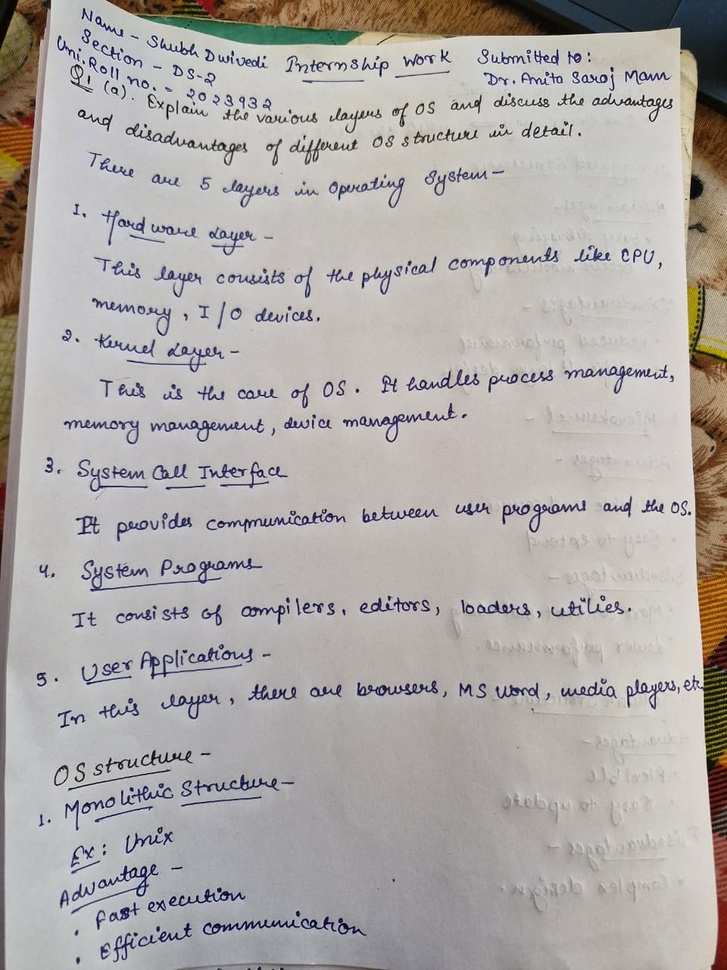
#> input picture Track1/intern_a_document_vision/output/page_images/WhatsApp Image 2026-06-12 at 14.19.42.jpeg, 727 x 970 px, shrunk from 960 x 1280 before the run
$ python test_clean.py
#> lines starting #> are read from the running program, lines starting #| are printed output that depends on the picture
#> in clean_image, img is the input picture: shape (970, 727, 3); mean B, G, R 167.8, 170, 174.5
import cv2
import numpy as np
from skimage.filters import threshold_sauvola

def remove_shadow(image):
    rgb_planes = cv2.split(image)
    result_planes = []
    for plane in rgb_planes:
        dilated_img = cv2.dilate(plane, np.ones((7,7), np.uint8))
        bg_img = cv2.medianBlur(dilated_img, 21)
        diff_img = 255 - cv2.absdiff(plane, bg_img)
        result_planes.append(diff_img)
#> this loop made 3 passes
#> pass 1, in remove_shadow, `dilated_img = cv2.dilate(plane, np.ones((7,7), np.uint8))`:
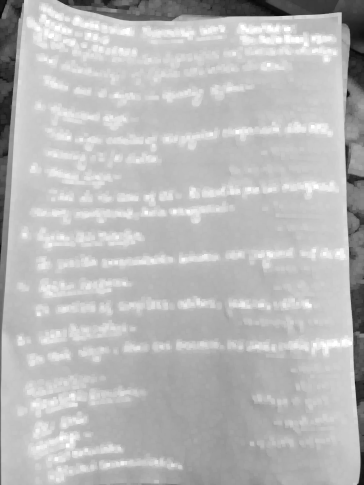
#> dilated_img: shape (970, 727) (shown at 1/2 size); min 7, max 255, mean 185.9
#> pass 1, in remove_shadow, `diff_img = 255 - cv2.absdiff(plane, bg_img)`:
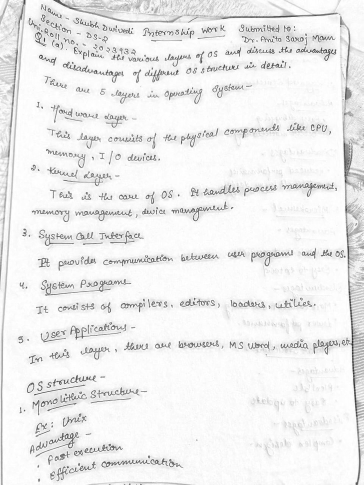
#> diff_img: shape (970, 727) (shown at 1/2 size); min 30, max 255, mean 237.7
#> pass 2, in remove_shadow, `dilated_img = cv2.dilate(plane, np.ones((7,7), np.uint8))`:
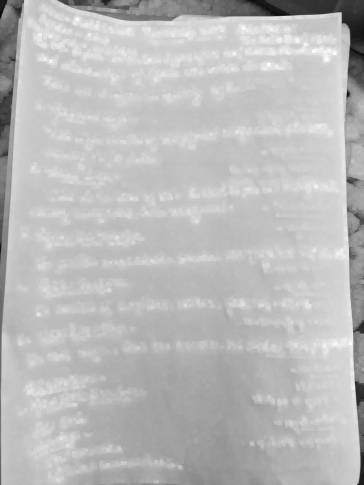
#> dilated_img: shape (970, 727) (shown at 1/2 size); min 9, max 253, mean 187.1
#> after the loop:
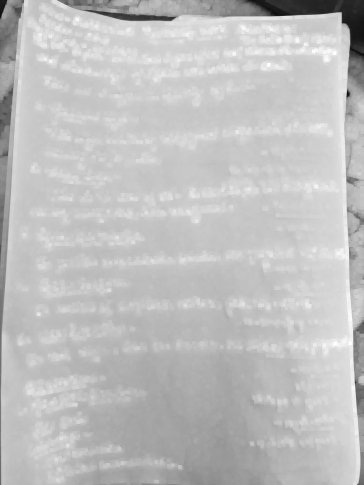
#> dilated_img: shape (970, 727) (shown at 1/2 size); min 13, max 255, mean 191.5
#> after the loop, result_planes = 3 items
    result = cv2.merge(result_planes)
    return result

def clean_image(image_path):
    img = cv2.imread(image_path)
    if img is None:
        print("Could not read image")
        return None
    print("Image read successfully")
    shadow_removed = remove_shadow(img)
    print("Shadow removed")
    gray = cv2.cvtColor(shadow_removed, cv2.COLOR_BGR2GRAY)
    denoised = cv2.fastNlMeansDenoising(gray, None, 10, 7, 21)
    window_size = 25
    sauvola_thresh = threshold_sauvola(denoised, window_size=window_size)
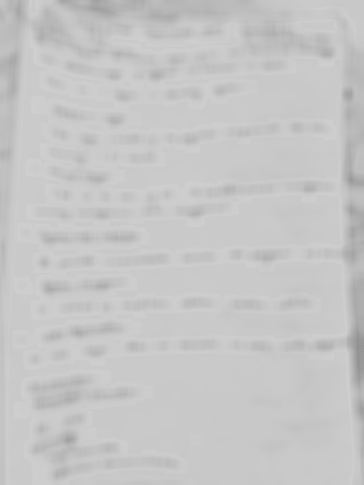
#> sauvola_thresh: shape (970, 727) float64 (shown at 1/2 size); min 144.2, max 208.5, mean 198.2
    binary = denoised > sauvola_thresh
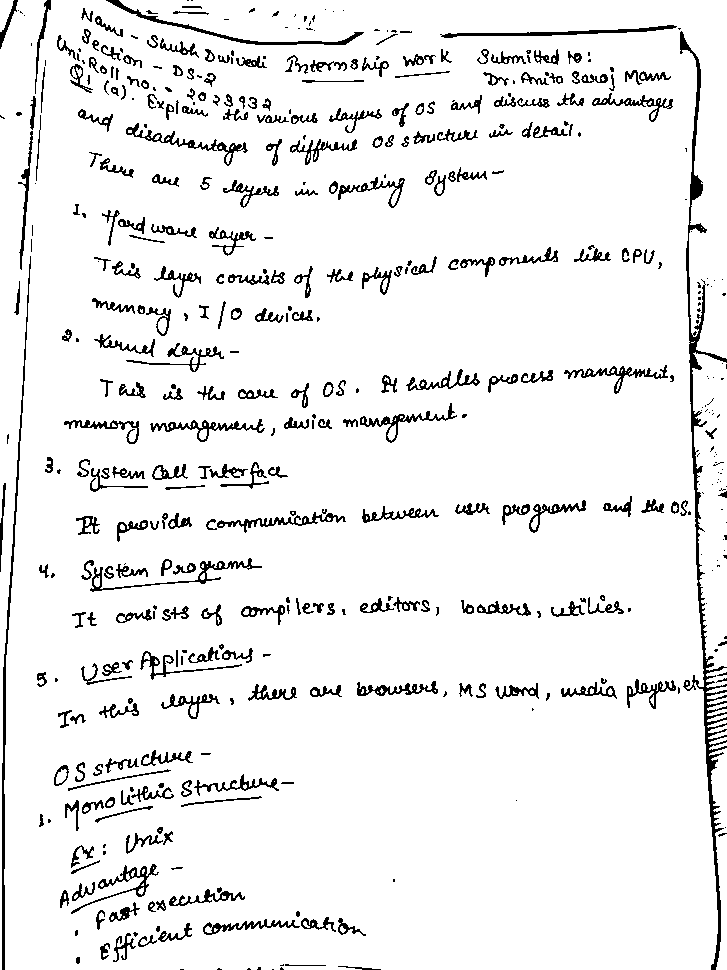
#> binary: shape (970, 727) bool; 93% white; black in thin lines or dots
    binary = (binary * 255).astype(np.uint8)
#> binary: shape (970, 727); 93% white; black in thin lines or dots
    return binary

test_img = "output/page_images/WhatsApp Image 2026-06-12 at 14.19.42.jpeg"
cleaned = clean_image(test_img)
if cleaned is not None:
    cv2.imwrite("test_cleaned.jpg", cleaned)
    print("Saved test_cleaned.jpg")

$ run again, with Track1/intern_a_document_vision/output/page_images/WhatsApp Image 2026-06-12 at 14.19.43.jpeg copied over Track1/intern_a_document_vision/output/page_images/WhatsApp Image 2026-06-12 at 14.19.42.jpeg
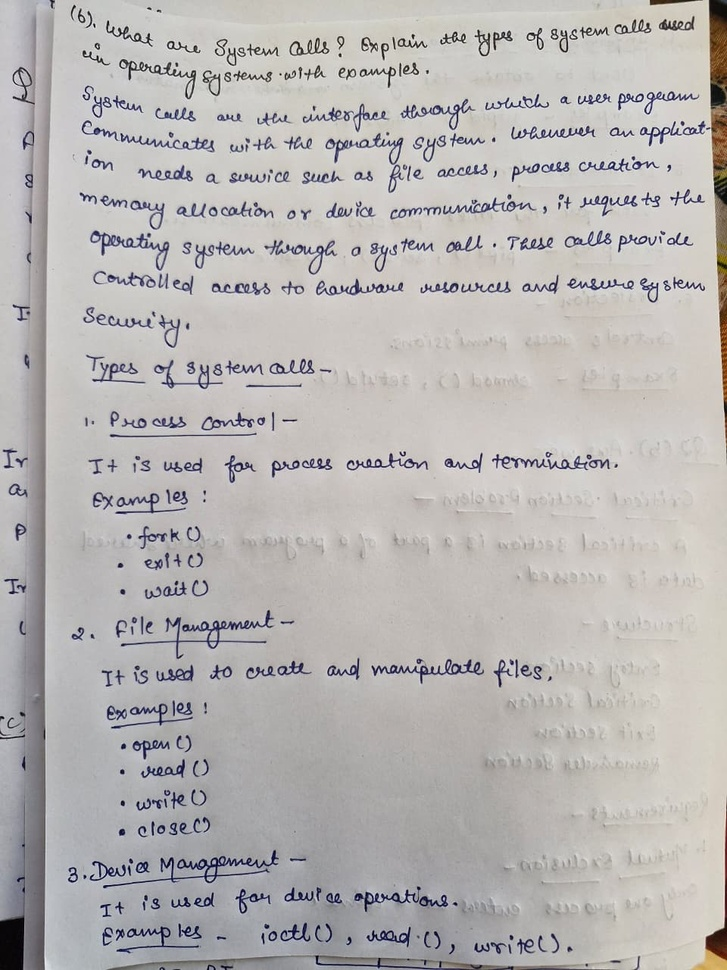
#> input picture Track1/intern_a_document_vision/output/page_images/WhatsApp Image 2026-06-12 at 14.19.43.jpeg, 727 x 970 px, shrunk from 960 x 1280 before the run
#> in clean_image, img is the input picture: shape (970, 727, 3); mean B, G, R 180, 181.2, 184.1
#> the loop in remove_shadow, `for plane in rgb_planes:` made 3 passes
#> after the loop in remove_shadow, `for plane in rgb_planes:`:
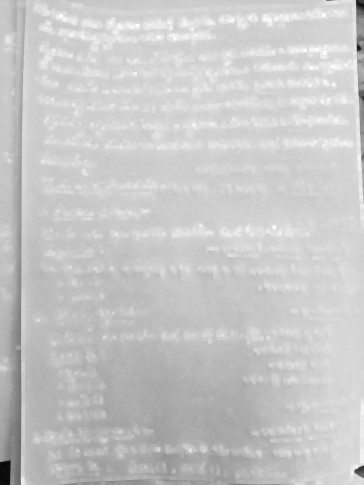
#> dilated_img: shape (970, 727) (shown at 1/2 size); min 9, max 255, mean 199.4
#> after the loop in remove_shadow, `for plane in rgb_planes:`: result_planes = 3 items
#> in clean_image, `binary = denoised > sauvola_thresh`:
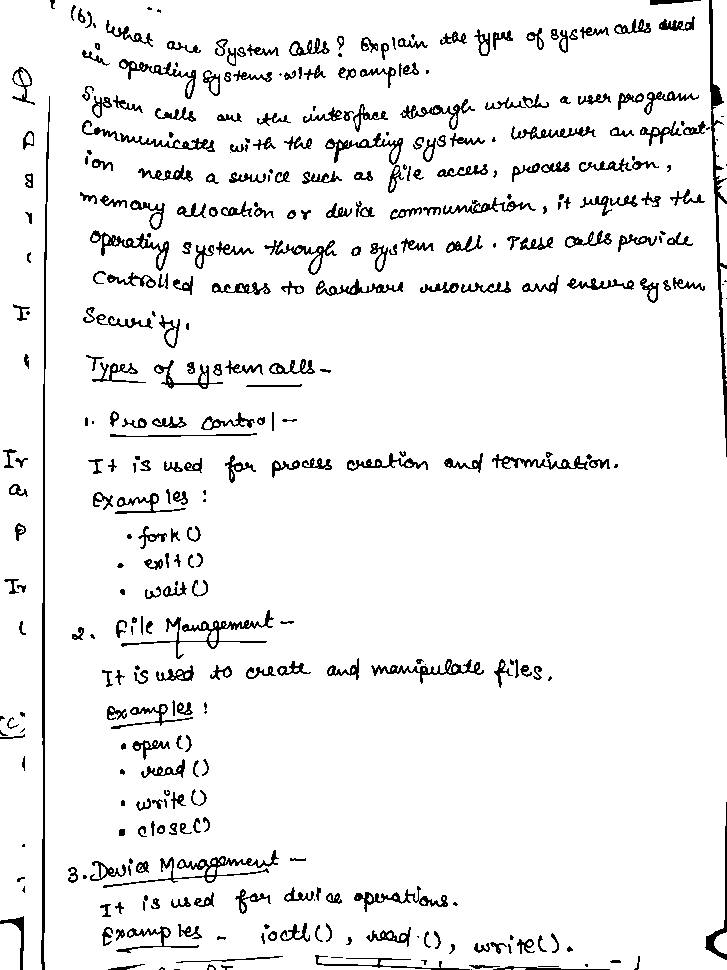
#> binary: shape (970, 727) bool; 93.5% white; black in thin lines or dots

$ run again, with Track1/intern_a_document_vision/output/page_images/WhatsApp Image 2026-06-12 at 14.19.44.jpeg copied over Track1/intern_a_document_vision/output/page_images/WhatsApp Image 2026-06-12 at 14.19.42.jpeg
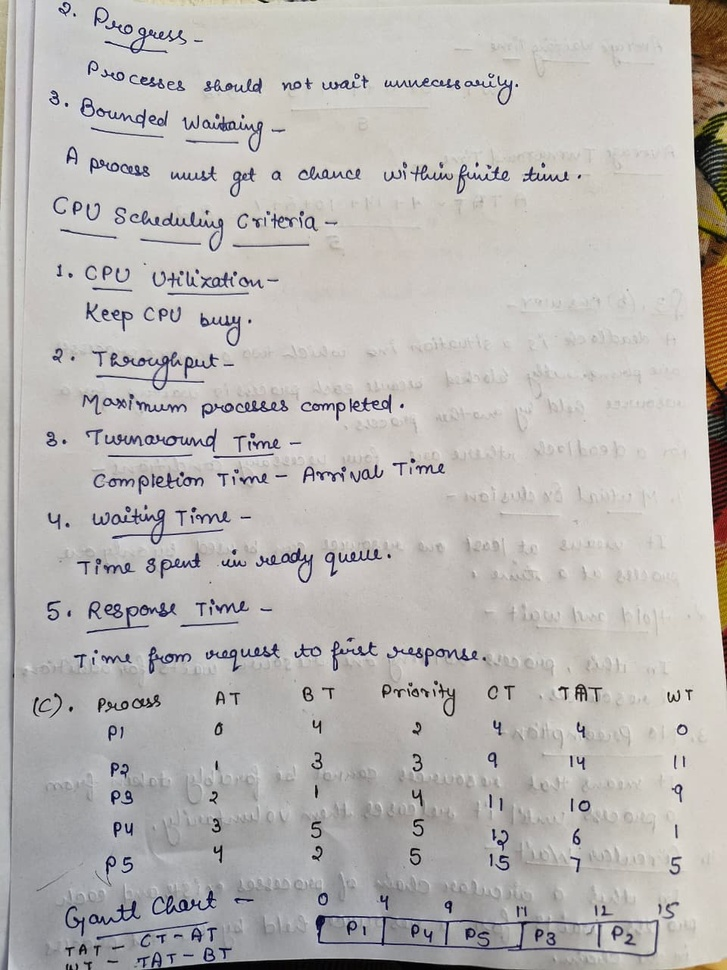
#> input picture Track1/intern_a_document_vision/output/page_images/WhatsApp Image 2026-06-12 at 14.19.44.jpeg, 727 x 970 px, shrunk from 960 x 1280 before the run
#> in clean_image, img is the input picture: shape (970, 727, 3); mean B, G, R 179.9, 182.5, 185.7
#> the loop in remove_shadow, `for plane in rgb_planes:` made 3 passes
#> after the loop in remove_shadow, `for plane in rgb_planes:`: result_planes = 3 items
#> in clean_image, `sauvola_thresh = threshold_sauvola(denoised, window_size=window_size)`:
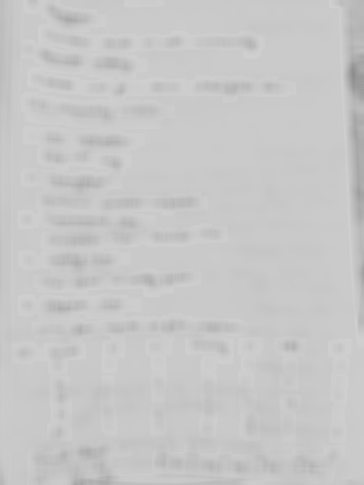
#> sauvola_thresh: shape (970, 727) float64 (shown at 1/2 size); min 138.9, max 209, mean 199.3
#> in clean_image, `binary = denoised > sauvola_thresh`:
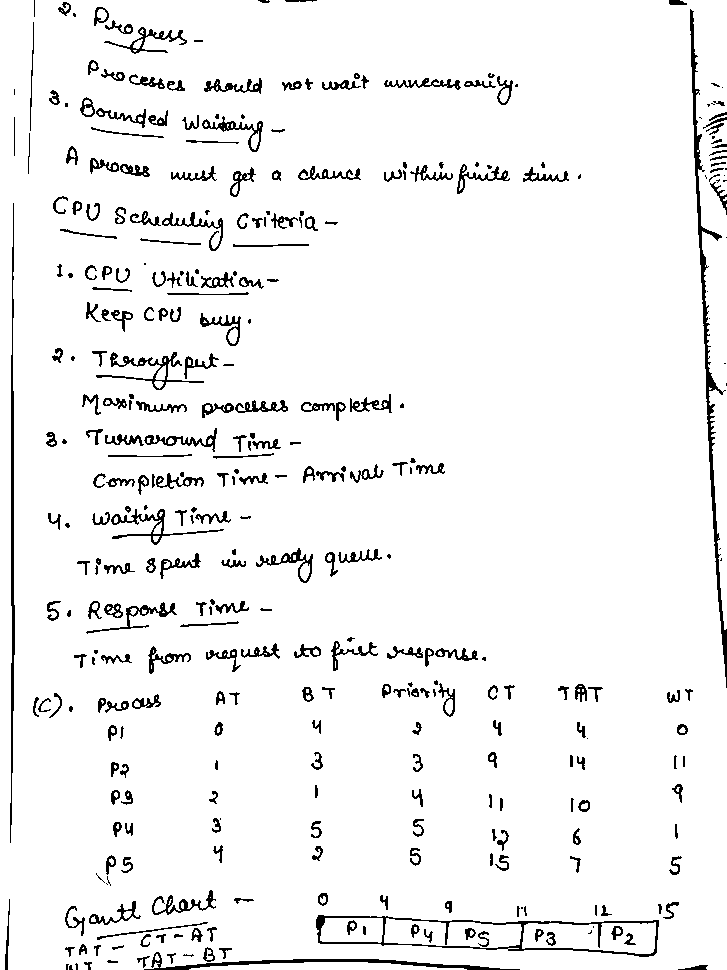
#> binary: shape (970, 727) bool; 94.7% white; black in thin lines or dots
